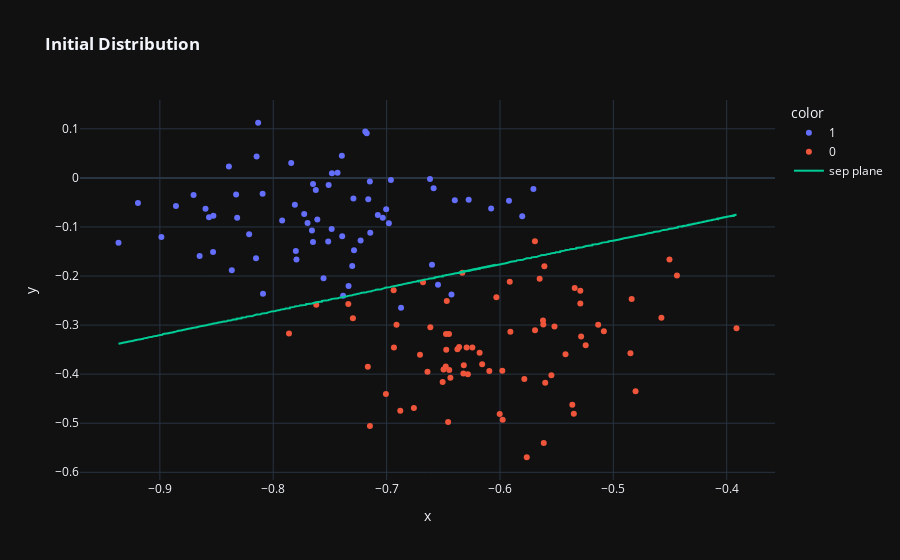

The code cell stored with this chart in its notebook:
### Markdown cell above
## Visualization of initial data

### Code cell
from visualizer import make_distribution_plot
make_distribution_plot(x_train, y_train, model, metrics['threshold'], k=0., cnt_points=1000, insert_na=True, epsilon=1e-4)
